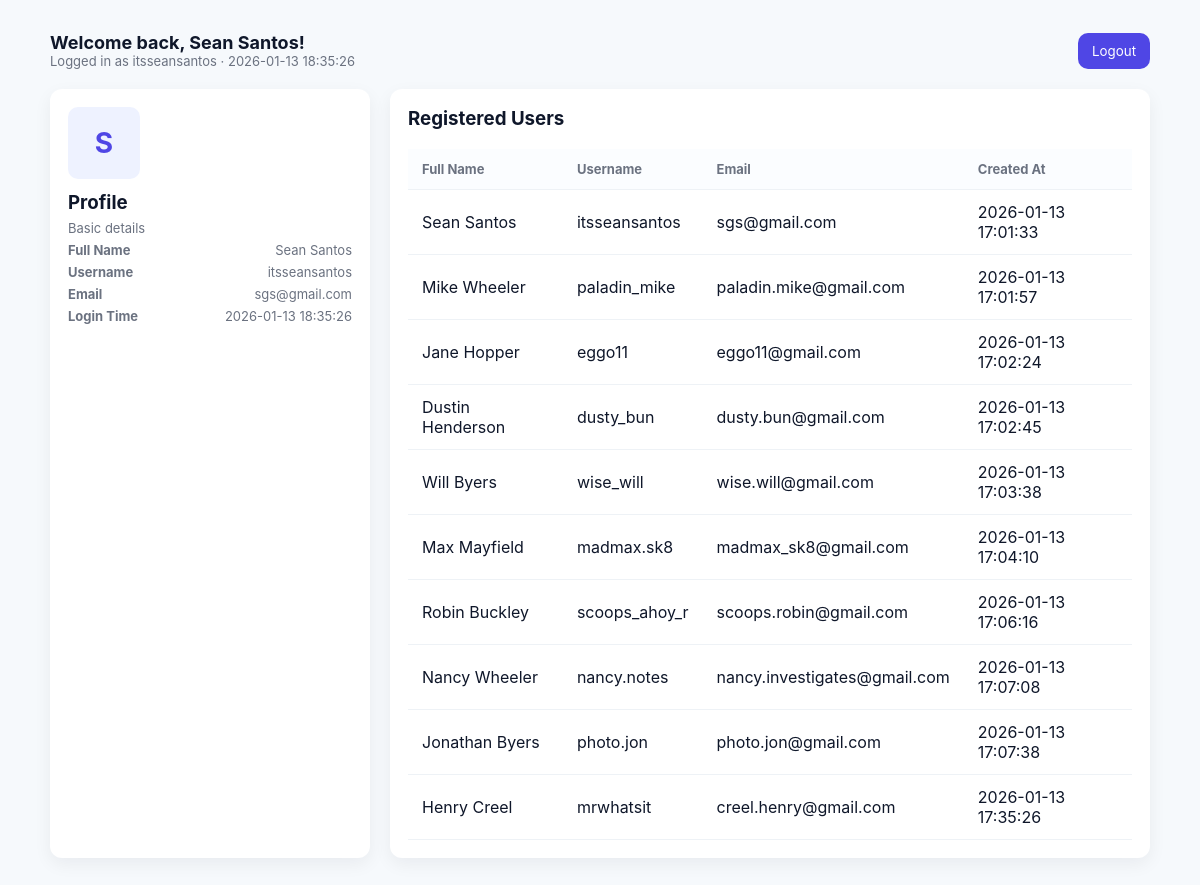
The page /welcome.php (signed in) on the database its author committed.
### tables this page shows
CREATE TABLE `users` (
  `id` int(11) NOT NULL,
  `email` varchar(100) NOT NULL,
  `username` varchar(50) NOT NULL,
  `passwd` varchar(255) NOT NULL,
  `fullname` varchar(50) NOT NULL,
  `created_at` timestamp NOT NULL DEFAULT current_timestamp()
);

### welcome.php (the view, shortened to what this page needs)
<?php
require_once "db.php";
$user = $_SESSION['user'];
try {
    $result = $conn->query("SELECT fullname, username, email, created_at FROM users");
} catch (Exception $e) {
    error_log("FETCH_USERS_ERROR: " . $e->getMessage());
    die("Unable to load users at this time.");
}
?>
<!DOCTYPE html>
<html lang="en">
<head>
</head>
<body>
<div class="container">
    <div class="header">
        <div class="brand">
            <div>
                <h1>Welcome back, <?php echo htmlspecialchars($user['fullname']); ?>!</h1>
                <div class="sub">Logged in as <?php echo htmlspecialchars($user['username']); ?> · <?php echo $_SESSION['login_time']; ?></div>
            </div>
        </div>
        <div class="actions">
            <form method="POST" action="logout.php" style="margin:0">
                <button class="logout-btn" type="submit">Logout</button>
            </form>
        </div>
    </div>
    <div class="main">
        <div class="card profile">
            <div class="avatar"><?php echo strtoupper(substr($user['fullname'],0,1)); ?></div>
            <h3 style="margin:0 0 6px 0">Profile</h3>
            <div class="sub">Basic details</div>
            <div class="info-row"><strong>Full Name</strong><span><?php echo htmlspecialchars($user['fullname']); ?></span></div>
            <div class="info-row"><strong>Username</strong><span><?php echo htmlspecialchars($user['username']); ?></span></div>
            <div class="info-row"><strong>Email</strong><span><?php echo htmlspecialchars($user['email']); ?></span></div>
            <div class="info-row"><strong>Login Time</strong><span><?php echo $_SESSION['login_time']; ?></span></div>
        </div>
        <div class="card">
            <h3 style="margin-top:0">Registered Users</h3>
            <div class="table-wrap">
                <table class="table">
                    <thead>
                    <tr>
                        <th>Full Name</th>
                        <th>Username</th>
                        <th>Email</th>
                        <th>Created At</th>
                    </tr>
                    </thead>
                    <tbody>
                    <?php while ($row = $result->fetch_assoc()) { ?>
                    <tr>
                        <td><?php echo htmlspecialchars($row['fullname']); ?></td>
                        <td><?php echo htmlspecialchars($row['username']); ?></td>
                        <td><?php echo htmlspecialchars($row['email']); ?></td>
                        <td><?php echo htmlspecialchars($row['created_at']); ?></td>
                    </tr>
                    <?php } ?>
                    </tbody>
                </table>
            </div>
        </div>
    </div>
</div>
</body>
</html>

### welcome.php (style rules this page uses)
:root { --bg:#f6f9fc;--card:#ffffff;--accent:#4f46e5;--muted:#6b7280 }
* { box-sizing:border-box;font-family:Inter, system-ui, -apple-system, "Segoe UI", Roboto, "Helvetica Neue", Arial, sans-serif }
body { margin:0;background:var(--bg);color:#0f172a;padding:32px }
.container { max-width:1100px;margin:0 auto }
.header { display:flex;align-items:center;justify-content:space-between;margin-bottom:20px }
.brand { display:flex;align-items:center;gap:12px }
h1 { font-size:18px;margin:0 }
.sub { color:var(--muted);font-size:13px }
.main { display:grid;grid-template-columns:320px 1fr;gap:20px }
.card { background:var(--card);padding:18px;border-radius:12px;box-shadow:0 6px 18px rgba(15,23,42,0.06) }
.profile .avatar { width:72px;height:72px;border-radius:10px;background:#eef2ff;color:var(--accent);display:flex;align-items:center;justify-content:center;font-size:28px;font-weight:700;margin-bottom:12px }
.info-row { display:flex;justify-content:space-between;color:var(--muted);font-size:13px;margin-top:6px }
.table-wrap { overflow:auto }
table.table { width:100%;border-collapse:collapse }
table.table th, table.table td { padding:12px 14px;text-align:left;border-bottom:1px solid #eef2f6 }
table.table th { background:#fbfdff;color:var(--muted);font-size:13px }
table.table tr:nth-child(even) { background:#ffffff }
.logout-btn { background:var(--accent);color:#fff;border:none;padding:10px 14px;border-radius:10px;cursor:pointer }
.actions { display:flex;gap:8px;align-items:center }

### rows shown on the page
users: fullname "Sean Santos", username "itsseansantos", email "sgs@gmail.com", created_at "2026-01-13 17:01:33"
users: fullname "Mike Wheeler", username "paladin_mike", email "paladin.mike@gmail.com", created_at "2026-01-13 17:01:57"
users: fullname "Jane Hopper", username "eggo11", email "eggo11@gmail.com", created_at "2026-01-13 17:02:24"
users: fullname "Dustin Henderson", username "dusty_bun", email "dusty.bun@gmail.com", created_at "2026-01-13 17:02:45"
users: fullname "Will Byers", username "wise_will", email "wise.will@gmail.com", created_at "2026-01-13 17:03:38"
users: fullname "Max Mayfield", username "madmax.sk8", email "madmax_sk8@gmail.com", created_at "2026-01-13 17:04:10"
users: fullname "Robin Buckley", username "scoops_ahoy_r", email "scoops.robin@gmail.com", created_at "2026-01-13 17:06:16"
users: fullname "Nancy Wheeler", username "nancy.notes", email "nancy.investigates@gmail.com", created_at "2026-01-13 17:07:08"
users: fullname "Jonathan Byers", username "photo.jon", email "photo.jon@gmail.com", created_at "2026-01-13 17:07:38"
users: fullname "Henry Creel", username "mrwhatsit", email "creel.henry@gmail.com", created_at "2026-01-13 17:35:26"

### other values the page prints
$user['fullname'] "Sean Santos"
$user['username'] "itsseansantos"
$_SESSION['login_time'] "2026-01-13 18:35:26"
substr($user['fullname'],0,1) "S"
$user['email'] "sgs@gmail.com"
